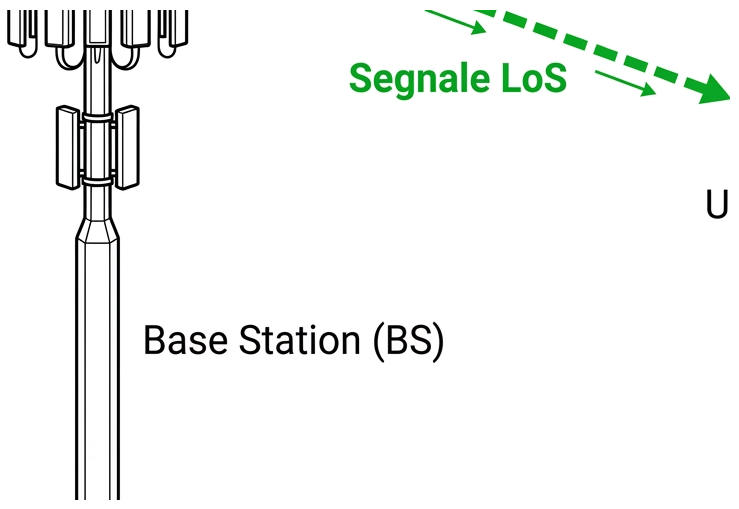
#> input picture scenario_los.png, 739 x 509 px
$ python inspect_images.py
#> lines starting #> are read from the running program, lines starting #| are printed output that depends on the picture; after the words box and inside, x2 and y2 are one past the last pixel; in counts of white or black regions, pixels touching at a corner belong together
from PIL import Image
import numpy as np

def process_image(filepath, outpath):
#> called with filepath = '../scenario_los.png', outpath = ''
    try:
        img = Image.open(filepath).convert('L')
    except Exception as e:
        print(f"Failed to open {filepath}: {e}")
        return

    arr = np.array(img)
    # Background is white (255). Text/lines are darker.
    # Let's find rows and columns that have dark pixels.
    # We define dark as < 240
    dark_pixels = arr < 220
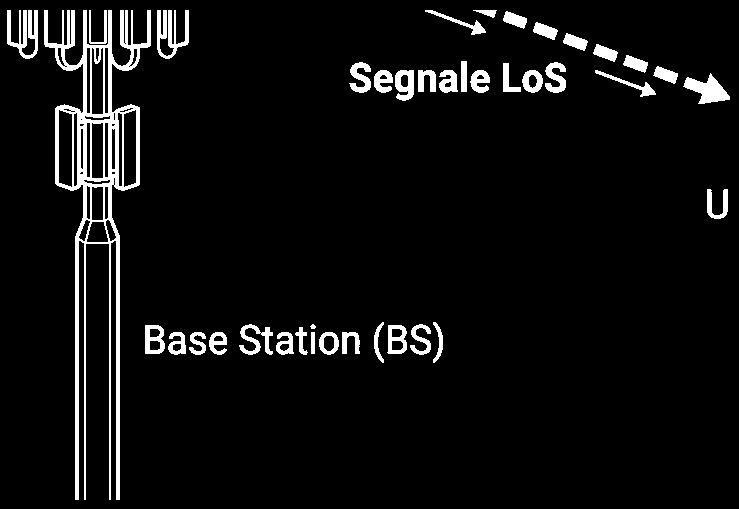
#> dark_pixels: shape (509, 739) bool; 5.7% white; 40 white regions, largest, box (x1, y1, x2, y2) and area: (44, 10, 151, 500) 9860, (157, 10, 189, 59) 766, (7, 10, 38, 59) 765

    # row sums (number of dark pixels per row)
    row_sums = dark_pixels.sum(axis=1)
#> row_sums = 509 values, max 229 at index 87, min 0 at index 0, mean 42.2
    # col sums
    col_sums = dark_pixels.sum(axis=0)
#> col_sums = 739 values, max 472 at index 84, min 0 at index 0, mean 29.06

    # Let's print out the chunks of rows that have dark pixels (to identify title vs main body)
    dark_rows = np.where(row_sums > 5)[0]
#> dark_rows = 490 values from 10 to 499

    chunks = []
    if len(dark_rows) > 0:
        start = dark_rows[0]
#> start = 10
        prev = dark_rows[0]
#> prev = 10
        for idx in dark_rows[1:]:
            if idx - prev > 10: # gap of 10 white pixels
                chunks.append((start, prev))
                start = idx
            prev = idx
#> after the loop, chunks = []
        chunks.append((start, prev))

    print(f"File {filepath}: {arr.shape}")
#| File ../scenario_los.png: (509, 739)
    print("Row chunks (y_start, y_end):", chunks)
#| Row chunks (y_start, y_end): [(10, 499)]

    dark_cols = np.where(col_sums > 5)[0]
#> dark_cols = 608 values from 7 to 727
    col_chunks = []
    if len(dark_cols) > 0:
        start = dark_cols[0]
#> start = 7
        prev = dark_cols[0]
#> prev = 7
        for idx in dark_cols[1:]:
            if idx - prev > 10:
                col_chunks.append((start, prev))
                start = idx
            prev = idx
#> this loop made 607 passes
#> start on pass 188: 240
#> (idx, prev) on passes 1 to 6: (8, 8), (9, 9), (10, 10), (19, 19), (20, 20), (21, 21)
#> after the loop, col_chunks = [(7, 226)]
        col_chunks.append((start, prev))
    print("Col chunks (x_start, x_end):", col_chunks)
#| Col chunks (x_start, x_end): [(7, 226), (240, 727)]

process_image("../scenario_los.png", "")
process_image("../scenario_nlos.png", "")
#> call 2 of process_image, with filepath = '../scenario_nlos.png', outpath = ''
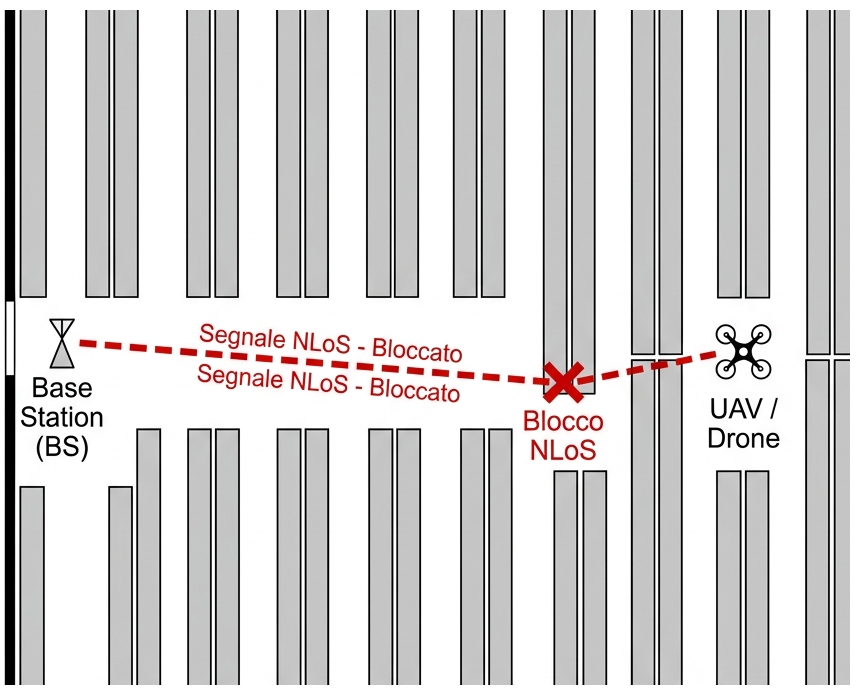
#> input picture scenario_nlos.png, 859 x 694 px
#> in process_image (call 2), `img = Image.open(filepath).convert('L')`:
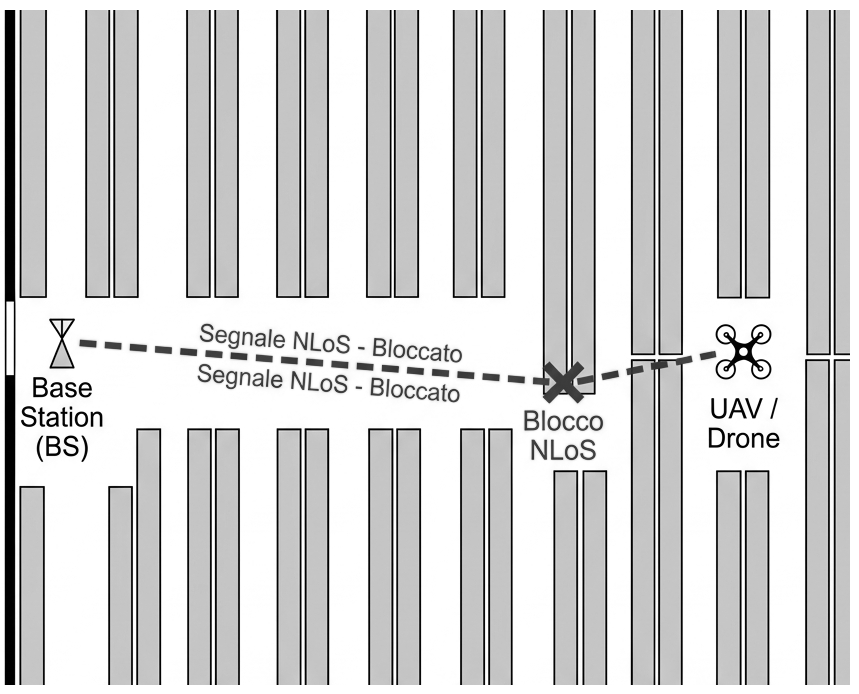
#> img: PIL image 859x694 L; min 0, max 255, mean 209.9
#> in process_image (call 2), `dark_pixels = arr < 220`:
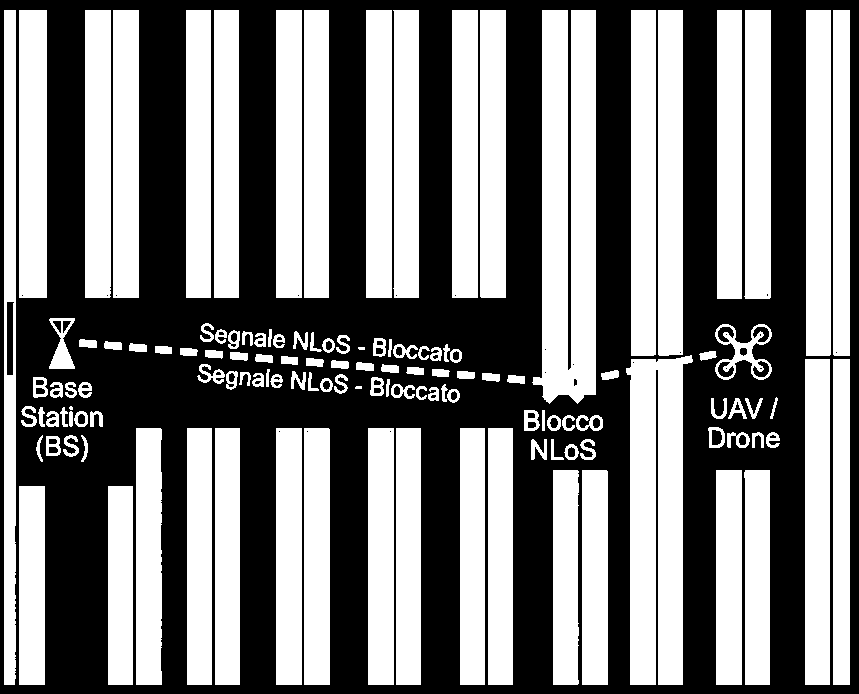
#> dark_pixels: shape (694, 859) bool; 48.6% white; 129 white regions (1 under 20 px), largest, box (x1, y1, x2, y2) and area: (532, 10, 596, 404) 19913, (626, 355, 693, 685) 16735, (806, 10, 831, 356) 8649
#> in process_image (call 2), `row_sums = dark_pixels.sum(axis=1)`: row_sums = 694 values, max 491 at index 10, min 0 at index 0, mean 417.8
#> in process_image (call 2), `col_sums = dark_pixels.sum(axis=0)`: col_sums = 859 values, max 675 at index 4, min 0 at index 0, mean 337.6
#> in process_image (call 2), `dark_rows = np.where(row_sums > 5)[0]`: dark_rows = 675 values from 10 to 684
#> in process_image (call 2), `start = dark_rows[0]`: start = 10
#| File ../scenario_nlos.png: (694, 859)
#| Row chunks (y_start, y_end): [(10, 684)]
#> in process_image (call 2), `dark_cols = np.where(col_sums > 5)[0]`: dark_cols = 785 values from 4 to 849
#> in process_image (call 2), `start = dark_cols[0]`: start = 4
#> the loop in process_image (call 2), `for idx in dark_cols[1:]:` made 784 passes
#> start on pass 742: 805
#> (idx, prev) on passes 1 to 6: (5, 5), (6, 6), (7, 7), (8, 8), (9, 9), (10, 10)
#> after the loop in process_image (call 2), `for idx in dark_cols[1:]:`: col_chunks = [(4, 778)]
#| Col chunks (x_start, x_end): [(4, 778), (805, 849)]
